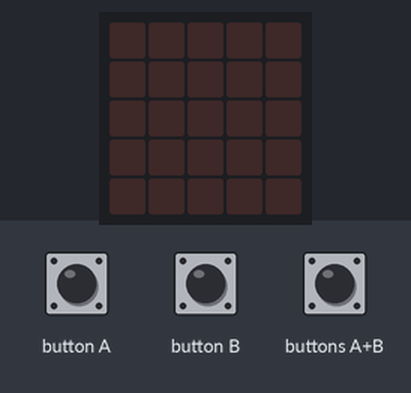
Simulated run of this program. Board: BBC micro:bit (MakeCode). Parts: the board's 5×5 LED display. The inputs (shaded band) are chosen by the test bench.

Above: at 1.2 s.
1.3 s: button A pressed for 0.15 s
At 2.1 s:
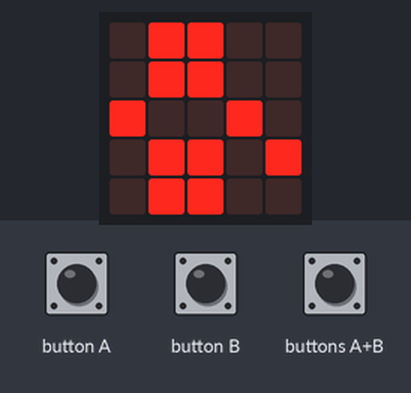
2.9 s: button B pressed for 0.15 s
At 3.3 s:
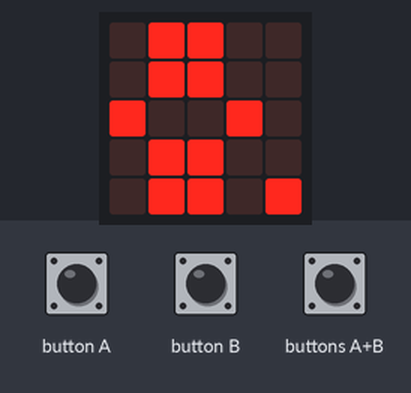
4.5 s: buttons A+B pressed for 0.15 s
At 5.7 s:
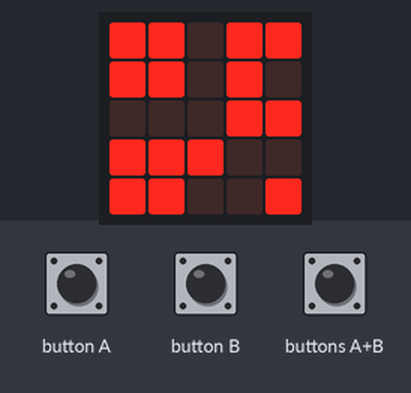
Timing chart, 0 to 7.5 s (numbered marks = the images above; inputs shaded):
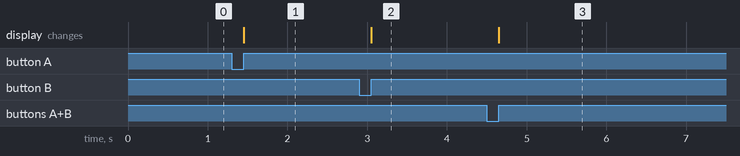

Measured:
- after the input at 1.3 s, the display: changes after 0.15 s (image 1)
- after the input at 2.9 s, the display: changes after 0.15 s (image 2)
- after the input at 4.5 s, the display: changes after 0.15 s (image 3)

The program:

main.ts
```typescript
input.onButtonPressed(Button.AB, function () {
    basic.showLeds(`
        # # . # #
        # # . # .
        . . . # #
        # # # . .
        # # . . #
        `)
})
input.onButtonPressed(Button.A, function () {
    basic.showLeds(`
        . # # . .
        . # # . .
        # . . # .
        . # # . #
        . # # . .
        `)
})
input.onButtonPressed(Button.B, function () {
    basic.showLeds(`
        . # # . .
        . # # . .
        # . . # .
        . # # . .
        . # # . #
        `)
})
basic.forever(function () {

})
```

test.ts
```typescript
// οι δοκιμές πηγαίνουν εδώ, δεν θα γίνει εκτέλεση όταν αυτό το πακέτο χρησιμοποιηθεί ως επέκταση.
```
